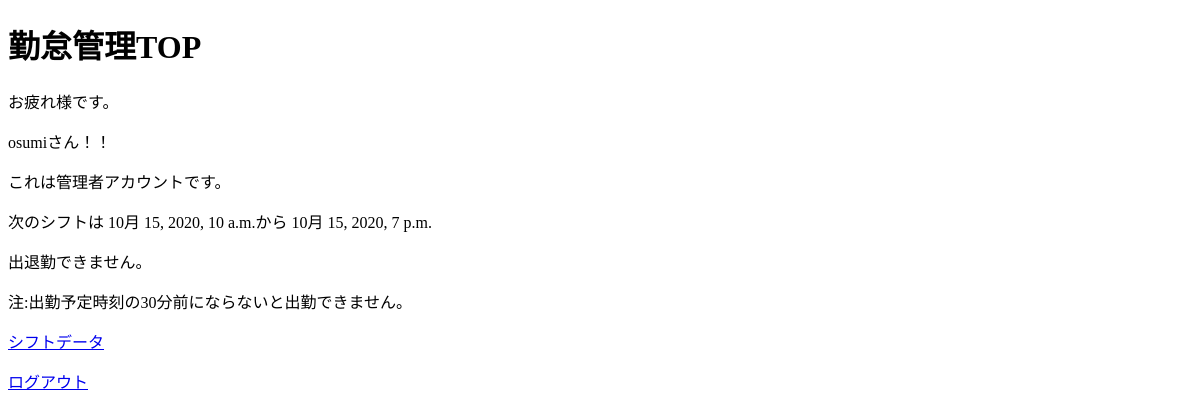
The page /attendance2/ (signed in) on the database as committed earlier.
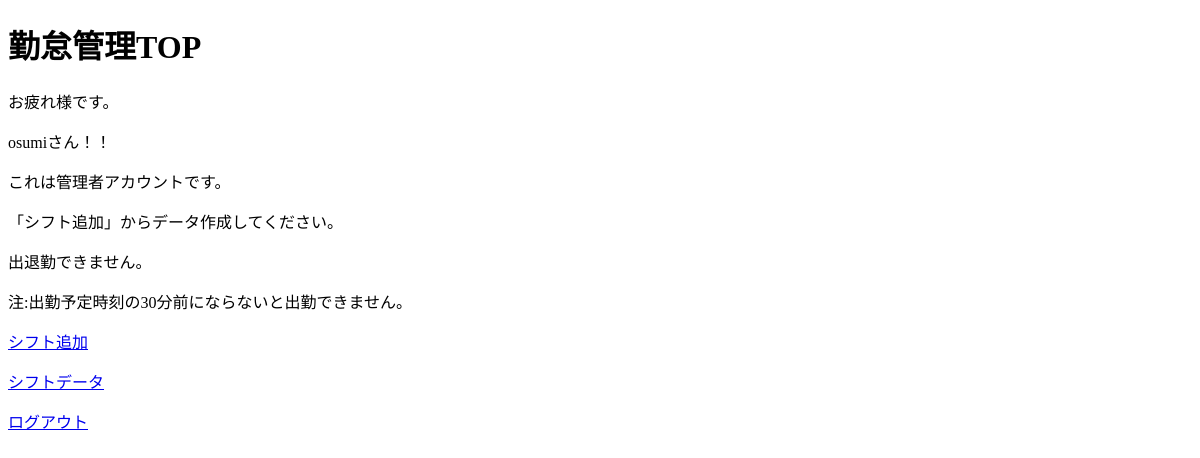
The same page on the database as committed later.
### attendance2/models.py (models this page shows, shortened)
class Attendance(models.Model):
    user = models.ForeignKey(CustomUser, on_delete=models.CASCADE, verbose_name="スタッフ情報")
    scheduled_attend_time = models.DateTimeField(verbose_name="出勤予定時間")
    scheduled_leave_time = models.DateTimeField(verbose_name="退勤予定時間")
    attend_time = models.DateTimeField(blank=True, null=True, verbose_name="出勤時間")
    leave_time = models.DateTimeField(blank=True, null=True, verbose_name="退勤時間")
    work_time=models.DurationField(default=timedelta(), verbose_name="労働時間")
    remarks = models.TextField(blank=True, null=True, verbose_name="備考欄")

### attendance2/views.py (the view, shortened to what this page needs)
# urls.py: path('', views.home, name='home'),
def home(request):
    from .models import Attendance
    urlName = reverse('home')
    params = {'message': str(request.user)}
    if Attendance.objects.filter(Q(user=request.user),Q(scheduled_attend_time__lt=datetime.now()+timedelta(minutes=30)),Q(scheduled_leave_time__gt=datetime.now()),Q(attend_time=None),Q(leave_time=None)).exists():
        if Attendance.objects.filter(Q(user=request.user),Q(scheduled_leave_time__gt=datetime.now()),Q(attend_time=None)|Q(leave_time=None)).exists():
            data=Attendance.objects.filter(Q(user=request.user),Q(scheduled_leave_time__gt=datetime.now()),Q(attend_time=None)|Q(leave_time=None)).earliest('scheduled_attend_time')
            params = {'message': str(request.user),
                    'attend_flag':True,
                    'leave_flag':False,
                    'data_flag':True,
                    'data':data}
        else:
            params = {'message': str(request.user),
                    'attend_flag':True,
                    'leave_flag':False,
                    'data_flag':False}
    elif Attendance.objects.filter(user=request.user,scheduled_leave_time__gt=datetime.now()).exists():
        if Attendance.objects.filter(Q(user=request.user),Q(scheduled_leave_time__gt=datetime.now()),Q(attend_time=None)|Q(leave_time=None)).exists():
            data=Attendance.objects.filter(Q(user=request.user),Q(scheduled_leave_time__gt=datetime.now()),Q(attend_time=None)|Q(leave_time=None)).earliest('scheduled_attend_time')
            params={'message': str(request.user),
                    'attend_flag':False,
                    'leave_flag':False,
                    'data_flag':True,
                    'data':data
            }
        else:
            params = {'message': str(request.user),
                    'attend_flag':False,
                    'leave_flag':False,
                    'data_flag':False
                }
    else:
        params = {'message': str(request.user),
                'attend_flag':False,
                'leave_flag':False,
                'data_flag':False
            }
    return render(request, 'attendance2/home.html',params)

### attendance2/templates/attendance2/home.html (shortened to what this page needs)
<!DOCTYPE html>
<html>
<head>
</head>
<body>
    <h1>勤怠管理TOP</h1>
    お疲れ様です。
    <p>{{ message }}さん！！<p />
    {% if request.user.authority == '管理者'%}
        これは管理者アカウントです。
    {% elif request.user.authority == '一般人' %}
        これは一般ユーザーアカウントです。
    {% else %}
        このアカウントはログインしていません。
    {% endif %}
    <p />
    {% if data_flag and attend_flag == False and leave_flag ==　False　%}
        次のシフトは
        {{data.scheduled_attend_time}}から
        {{data.scheduled_leave_time}}<p />
    {% elif data_flag %}
        現在のシフトは
        {{data.scheduled_attend_time}}から
        {{data.scheduled_leave_time}}<p />
    {% else %}
        「シフト追加」からデータ作成してください。<p />
    {% endif %}
    {% if attend_flag == False and leave_flag　== False %}
        出退勤できません。<p />
    {% elif attend_flag == True %}
        出勤できます。出勤ボタンを押してください。<p />
    {% elif leave_flag == True %}
        退勤できます。退勤ボタンを押してください。<p />
    {% endif %}
    注:出勤予定時刻の30分前にならないと出勤できません。
    <p />
    {% if data_flag == False and request.user.authority == '管理者'%}
        <a href='new'>シフト追加</a><p />
    {% endif %}
    <a href='list'>シフトデータ</a><p />
    <a href='../myapp'>ログアウト</a><p />
</body>
</html>

Rows that differ between the two databases and show on the page:
removed Attendance: scheduled_attend_time "10月 15, 2020, 10 a.m.", scheduled_leave_time "10月 15, 2020, 7 p.m."
Other text that changed with them:
text no longer shown: "次のシフトは から"
text now shown: "「シフト追加」からデータ作成してください。 シフト追加"
